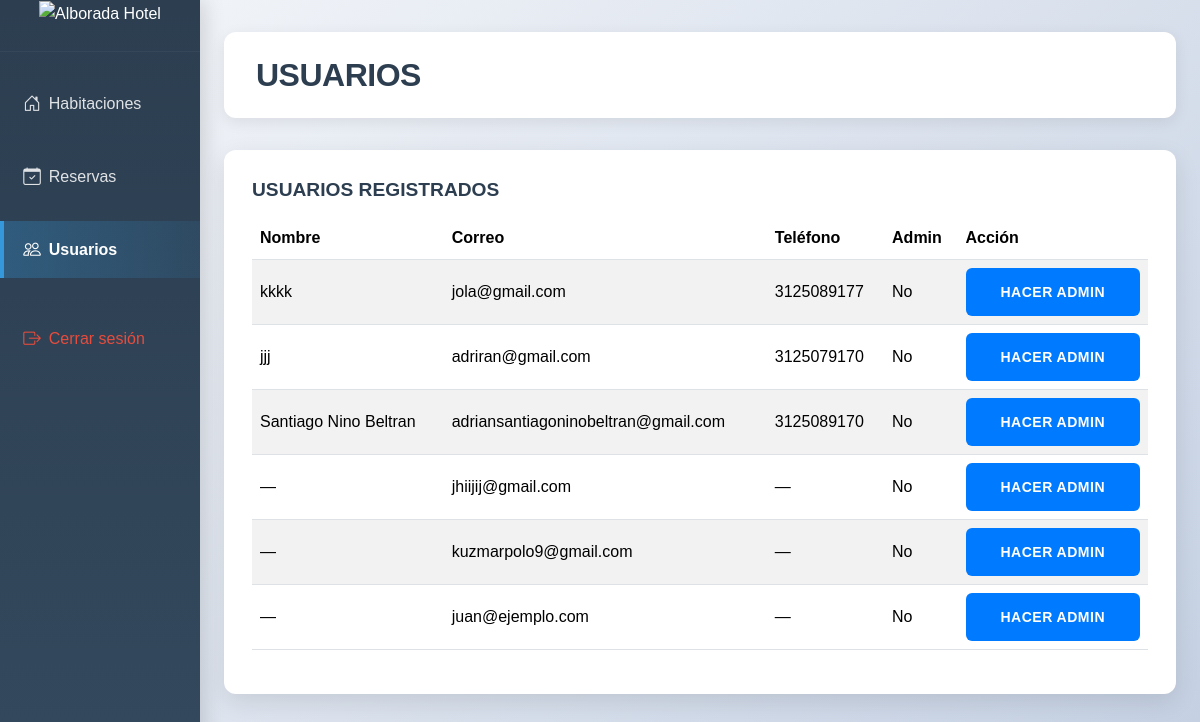
The page /update_5_02_2026/admin_habitaciones.php?action=usuarios on the database its author committed.
### tables this page shows
CREATE TABLE `usuarios_alborada` (
  `id` int(11) NOT NULL,
  `Correo` varchar(100) NOT NULL,
  `Contraseña` varchar(255) NOT NULL,
  `Nombre` varchar(255) DEFAULT NULL,
  `Telefono` varchar(50) DEFAULT NULL,
  `addmin` tinyint(1) NOT NULL DEFAULT 0
);

### update_5_02_2026/admin_habitaciones.php (the view, shortened to what this page needs)
<?php
$servername = "127.0.0.1";
$username   = "root";
$password   = "";
$dbname     = "alborada";
$conn = new mysqli($servername, $username, $password, $dbname);
$action = isset($_GET['action']) ? $_GET['action'] : 'habitaciones';
?>
<!DOCTYPE html>
<html lang="es">
<head>
    <link href="https://cdn.jsdelivr.net/npm/bootstrap@5.3.3/dist/css/bootstrap.min.css" rel="stylesheet">
    <link href="https://cdn.jsdelivr.net/npm/bootstrap-icons@1.11.3/font/bootstrap-icons.css" rel="stylesheet">
    <link rel="stylesheet" href="styles.css">
</head>
<body>
<div class="d-flex">
    <div class="admin-sidebar col-md-3 col-lg-2 p-3">
        <div class="sidebar-logo-container" style="text-align: center; margin-bottom: 1.5rem;">
            <a href="../index.html">
                <img src="https://alboradahotel.com/wp-content/uploads/2023/09/Alborada-Original-en-MELGAR-hoteles-en-melgar.png" alt="Alborada Hotel" class="sidebar-logo" style="max-height: 80px; width: auto; transition: all 0.3s ease;">
            </a>
        </div>
        <hr class="text-white">
        <?php $current_action = isset($action) ? $action : 'habitaciones'; ?>
        <ul class="nav flex-column">
            <li class="nav-item">
                <a class="nav-link <?php echo ($current_action == 'habitaciones') ? 'active' : ''; ?>" href="admin_habitaciones.php?action=habitaciones"><i class="bi bi-house-door me-2"></i> Habitaciones</a>
            </li>
            <li class="nav-item">
                <a class="nav-link <?php echo ($current_action == 'reservas') ? 'active' : ''; ?>" href="admin_habitaciones.php?action=reservas"><i class="bi bi-calendar-check me-2"></i> Reservas</a>
            </li>
            <li class="nav-item">
                <a class="nav-link <?php echo ($current_action == 'usuarios') ? 'active' : ''; ?>" href="admin_habitaciones.php?action=usuarios"><i class="bi bi-people me-2"></i> Usuarios</a>
            </li>
            <li class="nav-item mt-4">
                <a class="nav-link text-danger <?php echo ($current_action == 'logout') ? 'active' : ''; ?>" href="#"><i class="bi bi-box-arrow-right me-2"></i> Cerrar sesión</a>
            </li>
        </ul>
    </div>
    <div class="col-md-9 ms-sm-auto col-lg-10 main-content-wrapper">
        <div class="page-header">
            <h1 class="h2 mb-0">
                <?php
                if ($action == 'create') echo "Nueva Habitación";
                elseif ($action == 'edit') echo "Editar Habitación";
                elseif ($action == 'reservas') echo "Reservas";
                elseif ($action == 'usuarios') echo "Usuarios";
                else echo "Gestión de Habitaciones";
                ?>
            </h1>
        </div>
        <?php if ($action == 'habitaciones'): ?>
            <div class="row row-cols-1 row-cols-md-2 row-cols-lg-3 g-4">
                <?php
                $result = $conn->query("SELECT * FROM habitaciones ORDER BY id_habitacion DESC");
                if ($result->num_rows == 0) {
                    echo '<div class="col-12"><div class="alert alert-info">No hay habitaciones registradas aún.</div></div>';
                }
                while ($row = $result->fetch_assoc()):
                ?>
                <div class="col">
                    <div class="card h-100">
                        <?php if ($row['imagen']): ?>
                            <img src="<?php echo htmlspecialchars($row['imagen']); ?>" class="card-img-top" alt="<?php echo htmlspecialchars($row['nombre']); ?>">
                        <?php else: ?>
                            <div class="card-img-top bg-light d-flex align-items-center justify-content-center" style="height:180px;">
                                <i class="bi bi-image fs-1 text-muted"></i>
                            </div>
                        <?php endif; ?>
                        <div class="card-body">
                            <h5 class="card-title"><?php echo htmlspecialchars($row['nombre']); ?></h5>
                            <p class="card-text text-muted small"><?php echo nl2br(htmlspecialchars(substr($row['descripcion'], 0, 120))); ?>...</p>
                            <p class="fw-bold text-primary fs-5">$<?php echo number_format($row['precio'], 2); ?></p>
                            <p class="text-muted small mb-1">Disponibles: <?php echo intval($row['habitaciones_disponibles'] ?? 0); ?><?php if(isset($row['max_habitaciones'])) echo ' / '.intval($row['max_habitaciones']); ?></p>
                            <div class="d-flex gap-2 mt-3">
                                <a href="?action=edit&id=<?php echo $row['id_habitacion']; ?>" class="btn btn-sm btn-outline-primary"><i class="bi bi-pencil"></i> Editar</a>
                                <a href="?action=delete&id=<?php echo $row['id_habitacion']; ?>" class="btn btn-sm btn-outline-danger" onclick="return confirm('¿Realmente deseas eliminar esta habitación?');"><i class="bi bi-trash"></i> Eliminar</a>
                            </div>
                        </div>
                    </div>
                </div>
                <?php endwhile; ?>
            </div>
        <?php elseif ($action == 'usuarios'): ?>
            <?php
            $result_users = $conn->query("SELECT * FROM usuarios_alborada ORDER BY id DESC");
            if ($result_users && $result_users->num_rows > 0):
            ?>
                <div class="card">
                    <div class="card-body">
                        <h5 class="card-title">Usuarios registrados</h5>
                        <div class="table-responsive">
                            <table class="table table-striped align-middle">
                                <thead>
                                    <tr>
                                        <th>Nombre</th>
                                        <th>Correo</th>
                                        <th>Teléfono</th>
                                        <th>Admin</th>
                                        <th>Acción</th>
                                    </tr>
                                </thead>
                                <tbody>
                                <?php while ($u = $result_users->fetch_assoc()): ?>
                                    <?php
                                        $nombre = htmlspecialchars($u['Nombre'] ?? ($u['fullname'] ?? '—'));
                                        $correo = htmlspecialchars($u['Correo'] ?? ($u['email'] ?? '—'));
                                        $telefono = htmlspecialchars($u['Telefono'] ?? ($u['phone'] ?? '—'));
                                        $isAdmin = intval($u['addmin'] ?? 0);
                                    ?>
                                    <tr>
                                        <td><?php echo $nombre; ?></td>
                                        <td><?php echo $correo; ?></td>
                                        <td><?php echo $telefono; ?></td>
                                        <td><?php echo $isAdmin ? 'Sí' : 'No'; ?></td>
                                        <td>
                                            <?php if (!$isAdmin): ?>
                                                <a href="?action=make_admin&id=<?php echo $u['id']; ?>" class="btn btn-sm btn-outline-primary">Hacer admin</a>
                                            <?php else: ?>
                                                <a href="?action=remove_admin&id=<?php echo $u['id']; ?>" class="btn btn-sm btn-outline-secondary">Quitar admin</a>
                                            <?php endif; ?>
                                        </td>
                                    </tr>
                                <?php endwhile; ?>
                                </tbody>
                            </table>
                        </div>
                    </div>
                </div>
            <?php endif; ?>
        <?php endif; ?>
    </div>
</div>
</body>
</html>

### update_5_02_2026/styles.css (style rules this page uses)
:root { --primary: #3d8da5; --secondary: #ffd500; --accent: #ffd500; --dark: #333333; --light: #f5f5f5; --white: #ffffff; --text: #3d3d3d; --transition: all 0.3s ease; --safe-area: max(1rem, env(safe-area-inset-left)); }
* { margin: 0; padding: 0; box-sizing: border-box; font-family: 'Oxygen', sans-serif; -webkit-tap-highlight-color: transparent; }
html { font-size: clamp(14px, 2.5vw, 16px); scroll-behavior: smooth; }
body { color: var(--text); line-height: 1.6; overflow-x: hidden; background-color: var(--white); }
h1, h2, h3, h4, h5, h6 { font-family: 'Oswald', sans-serif; margin-bottom: 1rem; text-transform: uppercase; word-break: break-word; }
h1 { font-size: clamp(1.75rem, 5vw, 3rem); }
a { text-decoration: none; color: inherit; transition: var(--transition); }
.btn { display: inline-block; background-color: #007bff; color: var(--white); padding: 12px 25px; border-radius: 5px; font-weight: 600; text-transform: uppercase; letter-spacing: 0.5px; transition: var(--transition); border: none; cursor: pointer; min-height: 48px; display: flex; align-items: center; justify-content: center; }
.admin-sidebar { min-height: 100vh; background: linear-gradient(180deg, #2c3e50 0%, #34495e 100%); color: white; padding: 0 !important; box-shadow: 4px 0 20px rgba(0,0,0,0.15); }
.admin-sidebar hr { border-color: rgba(255,255,255,0.15) !important; margin: 1rem 0 !important; }
.admin-sidebar .nav-item { margin: 0.5rem 0; }
.admin-sidebar .nav-link { color: rgba(255,255,255,0.85) !important; padding: 0.9rem 1.2rem !important; border-left: 4px solid transparent; transition: all 0.3s ease; font-weight: 500; display: flex; align-items: center; }
.admin-sidebar .nav-link.active { background: linear-gradient(90deg, rgba(52,152,219,0.3) 0%, rgba(52,152,219,0.1) 100%); border-left-color: #3498db !important; color: white !important; font-weight: 600; }
.admin-sidebar .nav-link i { margin-right: 0.8rem; font-size: 1.1rem; }
.admin-sidebar .text-danger { color: #e74c3c !important; }

### update_5_02_2026/admin_habitaciones.php (style rules this page uses)
body { background: linear-gradient(135deg, #f5f7fa 0%, #c3cfe2 100%); min-height: 100vh; font-family: 'Segoe UI', 'Roboto', sans-serif; }
.main-content-wrapper { padding: 2rem 1.5rem; }
.page-header { display: flex; justify-content: space-between; align-items: center; margin-bottom: 2rem; background: white; padding: 1.5rem 2rem; border-radius: 12px; box-shadow: 0 4px 15px rgba(0,0,0,0.08); }
.page-header h1 { margin: 0; font-size: 2rem; font-weight: 700; color: #2c3e50; letter-spacing: -0.5px; }
.card { border: none; border-radius: 12px; overflow: hidden; box-shadow: 0 8px 24px rgba(0,0,0,0.1); transition: all 0.35s cubic-bezier(0.4, 0, 0.2, 1); }
.card-title { color: #2c3e50; font-weight: 700; margin-bottom: 1rem; font-size: 1.2rem; }
.card-body { padding: 1.75rem; }
.btn-sm { border-radius: 6px; font-weight: 600; transition: all 0.2s ease; }

### rows shown on the page
usuarios_alborada: Nombre "kkkk", Correo "jola@gmail.com", Telefono "3125089177", addmin "No"
usuarios_alborada: Nombre "jjj", Correo "adriran@gmail.com", Telefono "3125079170", addmin "No"
usuarios_alborada: Nombre "Santiago Nino Beltran", Correo "adriansantiagoninobeltran@gmail.com", Telefono "3125089170", addmin "No"
usuarios_alborada: Nombre "—", Correo "jhiijij@gmail.com", Telefono "—", addmin "No"
usuarios_alborada: Nombre "—", Correo "kuzmarpolo9@gmail.com", Telefono "—", addmin "No"
usuarios_alborada: Nombre "—", Correo "juan@ejemplo.com", Telefono "—", addmin "No"
